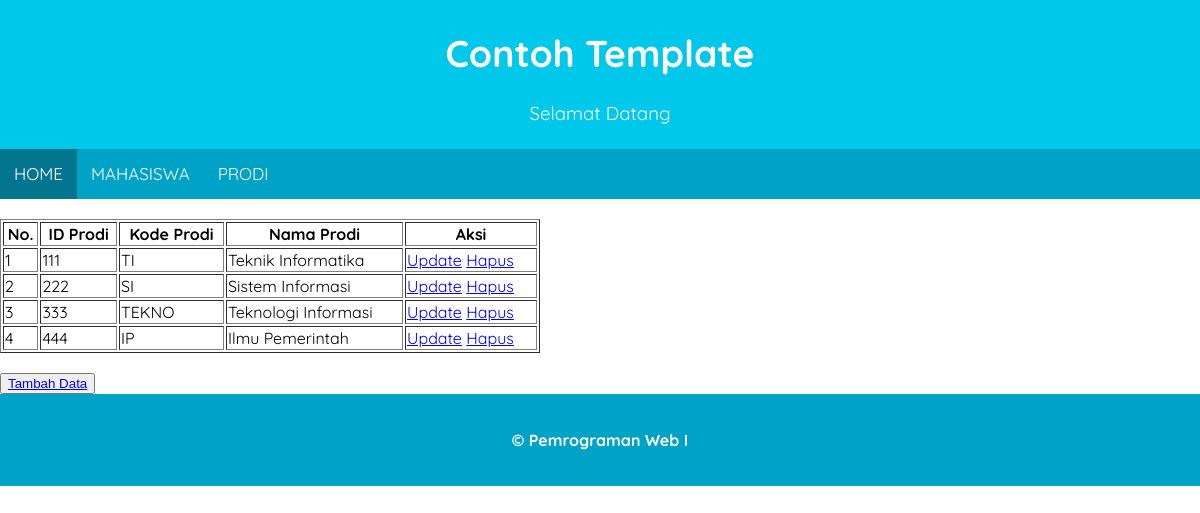
/index.php?page=prodi, run on the app's committed database.
### tables this page shows
CREATE TABLE `table_prodi` (
  `id_prodi` int(3) UNSIGNED NOT NULL,
  `kode_prodi` varchar(10) NOT NULL,
  `nama_prodi` varchar(60) NOT NULL
);

### index.php (called while the page is built, shortened)
<?php
require_once('Header.php');
require_once('Navigation.php');
$page = 'Home.php';
if(isset($_GET['page'])){
  switch ($_GET['page']){
    case 'prodi':
      $page = 'prodi.php';
      break;
  }
}
require_once $page;
require_once('Footer.php');
?>

### Prodi.php (the view, shortened to what this page needs)
<!DOCTYPE html>
<head>
</head>
<br>
<body>
<?php
require('koneksi.php');
$query = "SELECT * FROM table_prodi";
$result = mysqli_query($koneksi, $query);
?>
<table border="1" width=45%>
    <thead>
        <th>No.</th>
        <th>ID Prodi</th>
        <th>Kode Prodi</th>
        <th>Nama Prodi</th>
        <th>Aksi</th>
    </thead>
    <tbody>
        <?php foreach ($result as $key => $value){ ?>
        <tr>
            <td><?=$key+1?></td>
            <td><?=$value['id_prodi']?></td>
            <td><?=$value['kode_prodi']?></td>
            <td><?=$value['nama_prodi']?></td>
            <td><a href="Update_prodi.php?id_prodi=<?=$value['id_prodi']?>">Update</a>
                <a onclick="return confirm('Apakah Anda Yakin Ingin Menghapus Data Ini?');"
                 href="Delete_prodi.php?id_prodi=<?=$value['id_prodi']?>">Hapus</a>
            </td>
        </tr>
        <?php } ?>
    </tbody>
</table>
<br>
<button><a href="Form_prodi.php" >Tambah Data</a></button>
<br>
</body>
</html>

### Header.php (shortened to what this page needs)
<html>
<head>
  <link rel="stylesheet" href="assets/css/style.css">
</head>
<body>
  <header>
    <div class="header-title">
      <h1>Contoh Template</h1>
      <p>Selamat Datang</p>
    </div>

### Navigation.php
<nav>
<ul class="topnav">
  <li class="active"><a href="index.php">Home</a></li>
  <li><a href="index.php?page=mahasiswa">Mahasiswa</a></li>
  <li><a href="index.php?page=prodi">Prodi</a></li>
</ul>
</nav>
</header>

### Footer.php
<footer>
<p>&copy; Pemrograman Web I</p>
</footer>
</body>
</html>

### assets/css/style.css (style rules this page uses)
* { box-sizing: border-box; }
body { font-family: 'Quicksand', sans-serif; margin: 0; padding: 0; }
header { display: inline; }
.header-title { font-size: 14pt; padding: 5px; background-color: #00c8eb; text-align: center; color: white; }
nav { background-color: #00a2c6; position: sticky; top:0; overflow: hidden; }
nav ul li { list-style-type: none; height: 50px; line-height: 50px; }
ul.topnav { padding: 0; margin: 0; }
ul.topnav li { float:left }
nav ul li a { display: inline-block; font-size: 17px; font-weight: 400; text-decoration: none; color: white; transition: 0.3s; padding-left: 14px; padding-right: 14px; text-transform: uppercase; }
nav ul li.active { background-color: #03758e; }
footer { padding:20px; color:white; background-color: #00a2c6; text-align: center; font-weight: bold; }

### data on the page
table_prodi: id_prodi "111", kode_prodi "TI", nama_prodi "Teknik Informatika"
table_prodi: id_prodi "222", kode_prodi "SI", nama_prodi "Sistem Informasi"
table_prodi: id_prodi "333", kode_prodi "TEKNO", nama_prodi "Teknologi Informasi"
table_prodi: id_prodi "444", kode_prodi "IP", nama_prodi "Ilmu Pemerintah"
